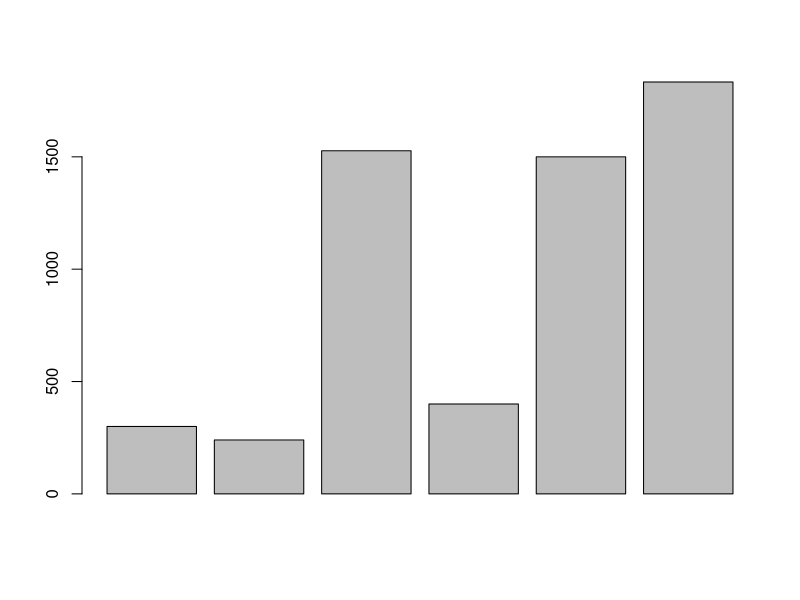
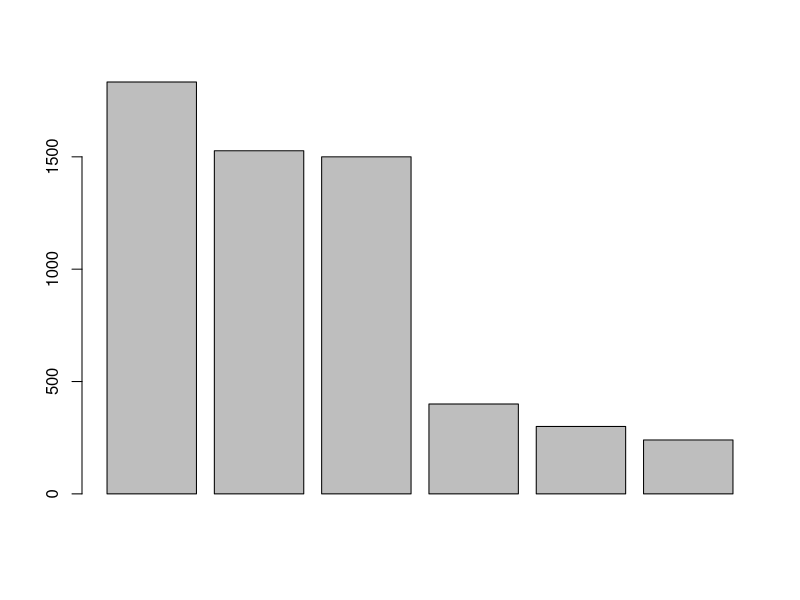
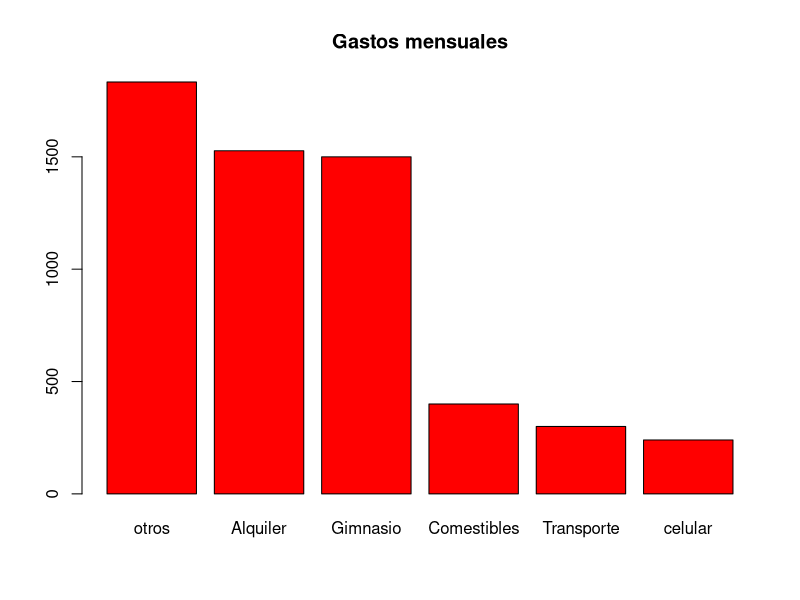

Source code (R) for these figures, in order:
# Gastos mensuales
300 + 240 + 1527+ 400 +1500 + 1833
celular <- 300
Transporte <- 240
Comestibles <- 1527
Gimnasio <- 400
Alquiler <- 1500
otros <- 1833
total <- celular+Transporte+Comestibles+Gimnasio+Alquiler+otros
semestre <- total*5
anual <- total*10

#valor absoluto 
abs(10)
abs(-4)

#Raiz cuadrada
sqrt(9)

#logaritmo naTURAl
log(2)

2*9
4+5 # tambien se puede colocar un comemntario 
celular<-300
Celular<--300
CELULAR<- 8000

celular+Celular
CELULAR-celular

help(abs)
help(mean)
?abs
?mean

# buscar absolute
help.search("absolute")
gastos <-c(celular, Transporte, Comestibles, Gimnasio, Alquiler, otros)
gastos

barplot(gastos)
?sort
gastos_ord <-sort(gastos, decreasing = TRUE)
barplot(gastos_ord)


help("barplot")
barplot(gastos_ord, main = "Gastos mensuales",
        col="red",
        names.arg=c( "otros", "Alquiler", "Gimnasio", "Comestibles", "Transporte", "celular" ))


